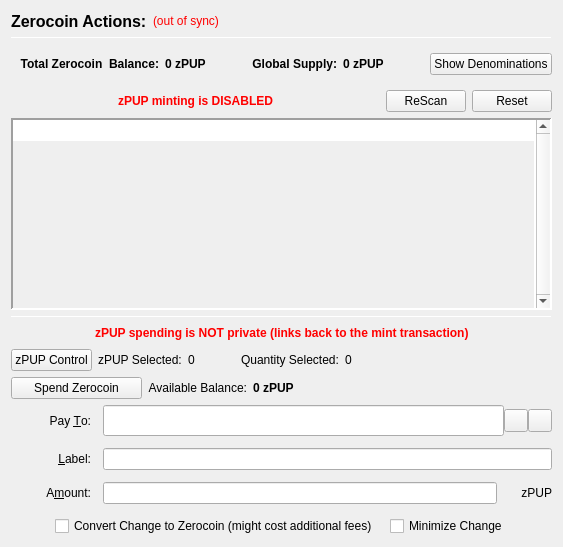
                  <widget class="QFrame" name="verticalFrameLeft">
                   <layout class="QVBoxLayout" name="verticalLayout_2">
                    <item>
                     <layout class="QVBoxLayout" name="verticalLayout_3">
                      <item>
                       <layout class="QHBoxLayout" name="horizontalLayout_3">
                        <item>
                         <widget class="QLabel" name="labelzPUPActions">
                          <property name="font">
                           <font>
                            <pointsize>12</pointsize>
                            <weight>75</weight>
                            <bold>true</bold>
                           </font>
                          </property>
                          <property name="text">
                           <string>Zerocoin Actions:</string>
                          </property>
                          <property name="alignment">
                           <set>Qt::AlignLeading|Qt::AlignLeft|Qt::AlignVCenter</set>
                          </property>
                         </widget>
                        </item>
                        <item>
                         <widget class="QLabel" name="labelzPUPSyncStatus">
                          <property name="toolTip">
                           <string>The displayed information may be out of date. Your wallet automatically synchronizes with the Puppycoin network after a connection is established, but this process has not completed yet.</string>
                          </property>
                          <property name="styleSheet">
                           <string notr="true">QLabel { color: red; }</string>
                          </property>
                          <property name="text">
                           <string notr="true">(out of sync)</string>
                          </property>
                          <property name="alignment">
                           <set>Qt::AlignLeading|Qt::AlignLeft|Qt::AlignVCenter</set>
                          </property>
                         </widget>
                        </item>
                        <item>
                         <spacer name="horizontalSpacer">
                          <property name="orientation">
                           <enum>Qt::Horizontal</enum>
                          </property>
                          <property name="sizeHint" stdset="0">
                           <size>
                            <width>40</width>
                            <height>20</height>
                           </size>
                          </property>
                         </spacer>
                        </item>
                       </layout>
                      </item>
                      <item>
                       <widget class="Line" name="lineUpperLeft">
                        <property name="minimumSize">
                         <size>
                          <width>0</width>
                          <height>1</height>
                         </size>
                        </property>
                        <property name="maximumSize">
                         <size>
                          <width>16777215</width>
                          <height>1</height>
                         </size>
                        </property>
                        <property name="frameShadow">
                         <enum>QFrame::Sunken</enum>
                        </property>
                        <property name="orientation">
                         <enum>Qt::Horizontal</enum>
                        </property>
                       </widget>
                      </item>
                      <item>
                       <widget class="QFrame" name="balanceSupplyFrame">
                        <layout class="QHBoxLayout" name="horizontalLayout_2" stretch="0,0,0,1,0">
                         <property name="rightMargin">
                          <number>0</number>
                         </property>
                         <item>
                          <layout class="QHBoxLayout" name="horizontalLayout_34">
                           <item>
                            <widget class="QLabel" name="labelzAvailableText_3">
                             <property name="font">
                              <font>
                               <weight>75</weight>
                               <bold>true</bold>
                              </font>
                             </property>
                             <property name="toolTip">
                              <string>Total Balance including unconfirmed and immature zPUP</string>
                             </property>
                             <property name="text">
                              <string>Total Zerocoin  Balance:</string>
                             </property>
                             <property name="alignment">
                              <set>Qt::AlignRight|Qt::AlignTrailing|Qt::AlignVCenter</set>
                             </property>
                            </widget>
                           </item>
                           <item>
                            <widget class="QLabel" name="labelzAvailableAmount_4">
                             <property name="minimumSize">
                              <size>
                               <width>40</width>
                               <height>0</height>
                              </size>
                             </property>
                             <property name="font">
                              <font>
                               <weight>75</weight>
                               <bold>true</bold>
                              </font>
                             </property>
                             <property name="toolTip">
                              <string>Total Balance including unconfirmed and immature zPUP</string>
                             </property>
                             <property name="text">
                              <string>0 zPUP</string>
                             </property>
                             <property name="alignment">
                              <set>Qt::AlignLeading|Qt::AlignLeft|Qt::AlignVCenter</set>
                             </property>
                            </widget>
                           </item>
                          </layout>
                         </item>
                         <item>
                          <spacer name="horizontalSpacer_32">
                           <property name="orientation">
                            <enum>Qt::Horizontal</enum>
                           </property>
                           <property name="sizeHint" stdset="0">
                            <size>
                             <width>40</width>
                             <height>20</height>
                            </size>
                           </property>
                          </spacer>
                         </item>
                         <item>
                          <layout class="QHBoxLayout" name="horizontalLayout_35">
                           <item>
                            <widget class="QLabel" name="labelZsupplyText_2">
                             <property name="font">
                              <font>
                               <weight>75</weight>
                               <bold>true</bold>
                              </font>
                             </property>
                             <property name="text">
                              <string>Global Supply:</string>
                             </property>
                             <property name="alignment">
                              <set>Qt::AlignRight|Qt::AlignTrailing|Qt::AlignVCenter</set>
                             </property>
                            </widget>
                           </item>
                           <item>
                            <widget class="QLabel" name="labelZsupplyAmount_2">
                             <property name="font">
                              <font>
                               <weight>75</weight>
                               <bold>true</bold>
                              </font>
                             </property>
                             <property name="text">
                              <string>0 zPUP</string>
                             </property>
                            </widget>
                           </item>
                          </layout>
                         </item>
                         <item>
                          <spacer name="horizontalSpacer_31">
                           <property name="orientation">
                            <enum>Qt::Horizontal</enum>
                           </property>
                           <property name="sizeHint" stdset="0">
                            <size>
                             <width>40</width>
                             <height>20</height>
                            </size>
                           </property>
                          </spacer>
                         </item>
                         <item>
                          <widget class="QPushButton" name="pushButtonShowDenoms">
                           <property name="toolTip">
                            <string>Show zPUP denominations list</string>
                           </property>
                           <property name="text">
                            <string>Show Denominations</string>
                           </property>
                          </widget>
                         </item>
                        </layout>
                       </widget>
                      </item>
                      <item>
                       <layout class="QHBoxLayout" name="horizontalLayout_4">
                        <item>
                         <spacer name="horizontalSpacer_2">
                          <property name="orientation">
                           <enum>Qt::Horizontal</enum>
                          </property>
                          <property name="sizeHint" stdset="0">
                           <size>
                            <width>40</width>
                            <height>20</height>
                           </size>
                          </property>
                         </spacer>
                        </item>
                        <item>
                         <widget class="QLabel" name="label">
                          <property name="styleSheet">
                           <string notr="true">color: red;
font-weight: bold;</string>
                          </property>
                          <property name="text">
                           <string>zPUP minting is DISABLED</string>
                          </property>
                         </widget>
                        </item>
                        <item>
                         <spacer name="horizontalSpacer_3">
                          <property name="orientation">
                           <enum>Qt::Horizontal</enum>
                          </property>
                          <property name="sizeHint" stdset="0">
                           <size>
                            <width>40</width>
                            <height>20</height>
                           </size>
                          </property>
                         </spacer>
                        </item>
                        <item>
                         <widget class="QPushButton" name="pushButtonMintReset">
                          <property name="maximumSize">
                           <size>
                            <width>80</width>
                            <height>16777215</height>
                           </size>
                          </property>
                          <property name="toolTip">
                           <string>Rescan the complete blockchain for  Zerocoin mints and their meta-data.</string>
                          </property>
                          <property name="text">
                           <string>ReScan</string>
                          </property>
                         </widget>
                        </item>
                        <item>
                         <widget class="QPushButton" name="pushButtonSpentReset">
                          <property name="maximumSize">
                           <size>
                            <width>80</width>
                            <height>16777215</height>
                           </size>
                          </property>
                          <property name="toolTip">
                           <string>Reset Zerocoin Wallet DB. Deletes transactions that did not make it into the blockchain.</string>
                          </property>
                          <property name="text">
                           <string>Reset</string>
                          </property>
                         </widget>
                        </item>
                       </layout>
                      </item>
                      <item>
                       <widget class="QPlainTextEdit" name="TEMintStatus">
                        <property name="font">
                         <font>
                          <pointsize>8</pointsize>
                         </font>
                        </property>
                        <property name="toolTip">
                         <string>Status and/or Mesages from the last Mint Action.</string>
                        </property>
                        <property name="frameShape">
                         <enum>QFrame::Panel</enum>
                        </property>
                        <property name="frameShadow">
                         <enum>QFrame::Sunken</enum>
                        </property>
                        <property name="lineWidth">
                         <number>2</number>
                        </property>
                        <property name="midLineWidth">
                         <number>2</number>
                        </property>
                        <property name="verticalScrollBarPolicy">
                         <enum>Qt::ScrollBarAlwaysOn</enum>
                        </property>
                        <property name="horizontalScrollBarPolicy">
                         <enum>Qt::ScrollBarAlwaysOff</enum>
                        </property>
                        <property name="readOnly">
                         <bool>true</bool>
                        </property>
                        <property name="plainText">
                         <string notr="true"/>
                        </property>
                        <property name="backgroundVisible">
                         <bool>true</bool>
                        </property>
                       </widget>
                      </item>
                      <item>
                       <widget class="Line" name="line">
                        <property name="minimumSize">
                         <size>
                          <width>0</width>
                          <height>1</height>
                         </size>
                        </property>
                        <property name="maximumSize">
                         <size>
                          <width>16777215</width>
                          <height>1</height>
                         </size>
                        </property>
                        <property name="orientation">
                         <enum>Qt::Horizontal</enum>
                        </property>
                       </widget>
                      </item>
                      <item>
                       <layout class="QHBoxLayout" name="horizontalLayout_7">
                        <item>
                         <spacer name="horizontalSpacer_18">
                          <property name="orientation">
                           <enum>Qt::Horizontal</enum>
                          </property>
                          <property name="sizeHint" stdset="0">
                           <size>
                            <width>40</width>
                            <height>20</height>
                           </size>
                          </property>
                         </spacer>
                        </item>
                        <item>
                         <widget class="QLabel" name="label_2">
                          <property name="styleSheet">
                           <string notr="true">color: red;
font-weight: bold;</string>
                          </property>
                          <property name="text">
                           <string>zPUP spending is NOT private (links back to the mint transaction)</string>
                          </property>
                         </widget>
                        </item>
                        <item>
                         <spacer name="horizontalSpacer_30">
                          <property name="orientation">
                           <enum>Qt::Horizontal</enum>
                          </property>
                          <property name="sizeHint" stdset="0">
                           <size>
                            <width>40</width>
                            <height>20</height>
                           </size>
                          </property>
                         </spacer>
                        </item>
                       </layout>
                      </item>
                      <item>
                       <layout class="QHBoxLayout" name="horizontalLayout_24">
                        <property name="leftMargin">
                         <number>0</number>
                        </property>
                        <property name="bottomMargin">
                         <number>0</number>
                        </property>
                        <item>
                         <widget class="QPushButton" name="pushButtonZPivControl">
                          <property name="text">
                           <string>zPUP Control</string>
                          </property>
                         </widget>
                        </item>
                        <item>
                         <widget class="QLabel" name="labelzPivSelected">
                          <property name="text">
                           <string>zPUP Selected:</string>
                          </property>
                         </widget>
                        </item>
                        <item>
                         <widget class="QLabel" name="labelzPivSelected_int">
                          <property name="text">
                           <string>0</string>
                          </property>
                         </widget>
                        </item>
                        <item>
                         <spacer name="horizontalSpacer_17">
                          <property name="orientation">
                           <enum>Qt::Horizontal</enum>
                          </property>
                          <property name="sizeType">
                           <enum>QSizePolicy::Fixed</enum>
                          </property>
                          <property name="sizeHint" stdset="0">
                           <size>
                            <width>40</width>
                            <height>20</height>
                           </size>
                          </property>
                         </spacer>
                        </item>
                        <item>
                         <widget class="QLabel" name="labelQuantitySelected">
                          <property name="text">
                           <string>Quantity Selected:</string>
                          </property>
                         </widget>
                        </item>
                        <item>
                         <widget class="QLabel" name="labelQuantitySelected_int">
                          <property name="text">
                           <string>0</string>
                          </property>
                         </widget>
                        </item>
                        <item>
                         <spacer name="horizontalSpacer_19">
                          <property name="orientation">
                           <enum>Qt::Horizontal</enum>
                          </property>
                          <property name="sizeHint" stdset="0">
                           <size>
                            <width>40</width>
                            <height>20</height>
                           </size>
                          </property>
                         </spacer>
                        </item>
                       </layout>
                      </item>
                      <item>
                       <layout class="QHBoxLayout" name="horizontalLayout_6">
                        <item>
                         <widget class="QPushButton" name="pushButtonSpendzPUP">
                          <property name="minimumSize">
                           <size>
                            <width>131</width>
                            <height>0</height>
                           </size>
                          </property>
                          <property name="toolTip">
                           <string>Spend Zerocoin. Without 'Pay To:' address creates payments to yourself.</string>
                          </property>
                          <property name="text">
                           <string>Spend Zerocoin</string>
                          </property>
                         </widget>
                        </item>
                        <item>
                         <widget class="QLabel" name="labelzPUPBalanceText">
                          <property name="toolTip">
                           <string>Available (mature and spendable) zPUP for spending</string>
                          </property>
                          <property name="text">
                           <string>Available Balance:</string>
                          </property>
                          <property name="alignment">
                           <set>Qt::AlignRight|Qt::AlignTrailing|Qt::AlignVCenter</set>
                          </property>
                         </widget>
                        </item>
                        <item>
                         <widget class="QLabel" name="labelzAvailableAmount_2">
                          <property name="font">
                           <font>
                            <weight>75</weight>
                            <bold>true</bold>
                           </font>
                          </property>
                          <property name="toolTip">
                           <string>Available (mature and spendable) zPUP for spending

zPUP are mature when they have more than 20 confirmations AND more than 2 mints of the same denomination after them were minted</string>
                          </property>
                          <property name="text">
                           <string>0 zPUP</string>
                          </property>
                          <property name="alignment">
                           <set>Qt::AlignLeading|Qt::AlignLeft|Qt::AlignVCenter</set>
                          </property>
                         </widget>
                        </item>
                        <item>
                         <spacer name="horizontalSpacer_4">
                          <property name="orientation">
                           <enum>Qt::Horizontal</enum>
                          </property>
                          <property name="sizeHint" stdset="0">
                           <size>
                            <width>40</width>
                            <height>20</height>
                           </size>
                          </property>
                         </spacer>
                        </item>
                       </layout>
                      </item>
                      <item>
                       <layout class="QGridLayout" name="gridLayout_7">
                        <property name="spacing">
                         <number>12</number>
                        </property>
                        <item row="0" column="0">
                         <widget class="QLabel" name="payToLabel">
                          <property name="minimumSize">
                           <size>
                            <width>80</width>
                            <height>0</height>
                           </size>
                          </property>
                          <property name="text">
                           <string>Pay &amp;To:</string>
                          </property>
                          <property name="alignment">
                           <set>Qt::AlignRight|Qt::AlignTrailing|Qt::AlignVCenter</set>
                          </property>
                          <property name="buddy">
                           <cstring>payTo</cstring>
                          </property>
                         </widget>
                        </item>
                        <item row="0" column="1">
                         <layout class="QHBoxLayout" name="payToLayout">
                          <property name="spacing">
                           <number>0</number>
                          </property>
                          <item>
                           <widget class="QValidatedLineEdit" name="payTo">
                            <property name="enabled">
                             <bool>true</bool>
                            </property>
                            <property name="minimumSize">
                             <size>
                              <width>0</width>
                              <height>31</height>
                             </size>
                            </property>
                            <property name="toolTip">
                             <string>The Puppycoin address to send the payment to. Creates local payment to yourself when empty.</string>
                            </property>
                           </widget>
                          </item>
                          <item>
                           <widget class="QToolButton" name="addressBookButton">
                            <property name="toolTip">
                             <string>Choose previously used address</string>
                            </property>
                            <property name="text">
                             <string/>
                            </property>
                            <property name="icon">
                             <iconset resource="../puppycoin.qrc">
                              <normaloff>:/icons/address-book</normaloff>:/icons/address-book</iconset>
                            </property>
                            <property name="shortcut">
                             <string>Alt+A</string>
                            </property>
                           </widget>
                          </item>
                          <item>
                           <widget class="QToolButton" name="pasteButton">
                            <property name="toolTip">
                             <string>Paste address from clipboard</string>
                            </property>
                            <property name="text">
                             <string/>
                            </property>
                            <property name="icon">
                             <iconset resource="../puppycoin.qrc">
                              <normaloff>:/icons/editpaste</normaloff>:/icons/editpaste</iconset>
                            </property>
                            <property name="shortcut">
                             <string>Alt+P</string>
                            </property>
                           </widget>
                          </item>
                         </layout>
                        </item>
                        <item row="1" column="0">
                         <widget class="QLabel" name="labelLabel">
                          <property name="minimumSize">
                           <size>
                            <width>80</width>
                            <height>0</height>
                           </size>
                          </property>
                          <property name="text">
                           <string>&amp;Label:</string>
                          </property>
                          <property name="alignment">
                           <set>Qt::AlignRight|Qt::AlignTrailing|Qt::AlignVCenter</set>
                          </property>
                          <property name="buddy">
                           <cstring>addAsLabel</cstring>
                          </property>
                         </widget>
                        </item>
                        <item row="1" column="1">
                         <widget class="QLineEdit" name="addAsLabel">
                          <property name="toolTip">
                           <string>Enter a label for this address to add it to the list of used addresses</string>
                          </property>
                         </widget>
                        </item>
                        <item row="2" column="0">
                         <widget class="QLabel" name="amountLabel">
                          <property name="minimumSize">
                           <size>
                            <width>80</width>
                            <height>0</height>
                           </size>
                          </property>
                          <property name="text">
                           <string>A&amp;mount:</string>
                          </property>
                          <property name="alignment">
                           <set>Qt::AlignRight|Qt::AlignTrailing|Qt::AlignVCenter</set>
                          </property>
                          <property name="buddy">
                           <cstring>zPUPpayAmount</cstring>
                          </property>
                         </widget>
                        </item>
                        <item row="2" column="1">
                         <layout class="QHBoxLayout" name="horizontalLayout_9">
                          <property name="spacing">
                           <number>0</number>
                          </property>
                          <item>
                           <widget class="QLineEdit" name="zPUPpayAmount"/>
                          </item>
                          <item>
                           <widget class="QLabel" name="labelzPUP">
                            <property name="minimumSize">
                             <size>
                              <width>55</width>
                              <height>0</height>
                             </size>
                            </property>
                            <property name="text">
                             <string>zPUP</string>
                            </property>
                            <property name="alignment">
                             <set>Qt::AlignRight|Qt::AlignTrailing|Qt::AlignVCenter</set>
                            </property>
                           </widget>
                          </item>
                         </layout>
                        </item>
                        <item row="3" column="0" colspan="2">
                         <layout class="QHBoxLayout" name="horizontalLayout_10">
                          <item>
                           <spacer name="horizontalSpacer_5">
                            <property name="orientation">
                             <enum>Qt::Horizontal</enum>
                            </property>
                            <property name="sizeHint" stdset="0">
                             <size>
                              <width>40</width>
                              <height>20</height>
                             </size>
                            </property>
                           </spacer>
                          </item>
                          <item>
                           <widget class="QCheckBox" name="checkBoxMintChange">
                            <property name="sizePolicy">
                             <sizepolicy hsizetype="MinimumExpanding" vsizetype="Fixed">
                              <horstretch>0</horstretch>
                              <verstretch>0</verstretch>
                             </sizepolicy>
                            </property>
                            <property name="layoutDirection">
                             <enum>Qt::LeftToRight</enum>
                            </property>
                            <property name="text">
                             <string>Convert Change to Zerocoin (might cost additional fees)</string>
                            </property>
                           </widget>
                          </item>
                          <item>
                           <widget class="QCheckBox" name="checkBoxMinimizeChange">
                            <property name="toolTip">
                             <string>If checked, the wallet tries to minimize the returning change instead of minimizing the number of spent denominations.</string>
                            </property>
                            <property name="text">
                             <string>Minimize Change</string>
                            </property>
                           </widget>
                          </item>
                          <item>
                           <spacer name="horizontalSpacer_6">
                            <property name="orientation">
                             <enum>Qt::Horizontal</enum>
                            </property>
                            <property name="sizeHint" stdset="0">
                             <size>
                              <width>40</width>
                              <height>20</height>
                             </size>
                            </property>
                           </spacer>
                          </item>
                         </layout>
                        </item>
                       </layout>
                      </item>
                     </layout>
                    </item>
                   </layout>
                  </widget>
